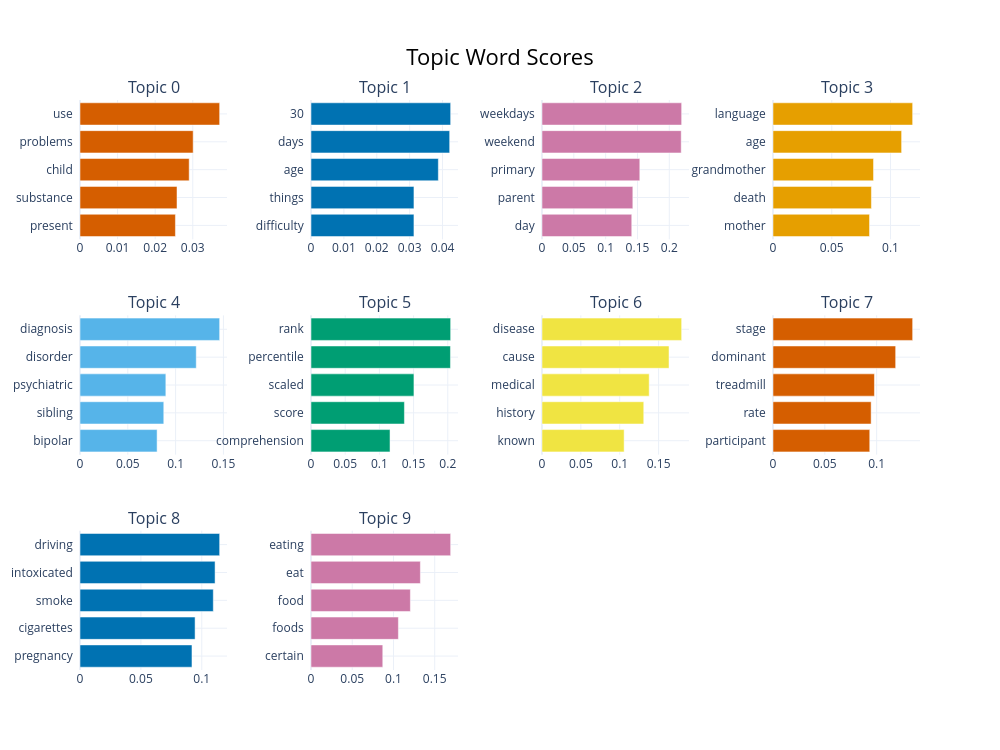

Notebook code cell kept with this figure:
### Markdown cell above
## Visualizing word frequency

### Code cell
topic_model.visualize_barchart(top_n_topics=10)

### Figure 1 — Plotly figure (JSON) as saved in the notebook; plotly's stock layout.template omitted (floating-point values rounded to 4 significant figures)
{"data": [{"marker": {"color": "#D55E00"}, "orientation": "h", "type": "bar", "x": [0.02538, 0.02581, 0.02905, 0.03011, 0.03715], "xaxis": "x", "y": ["present  ", "substance  ", "child  ", "problems  ", "use  "], "yaxis": "y"}, {"marker": {"color": "#0072B2"}, "orientation": "h", "type": "bar", "x": [0.03131, 0.03131, 0.03873, 0.04217, 0.04247], "xaxis": "x2", "y": ["difficulty  ", "things  ", "age  ", "days  ", "30  "], "yaxis": "y2"}, {"marker": {"color": "#CC79A7"}, "orientation": "h", "type": "bar", "x": [0.141, 0.1427, 0.1537, 0.2187, 0.2194], "xaxis": "x3", "y": ["day  ", "parent  ", "primary  ", "weekend  ", "weekdays  "], "yaxis": "y3"}, {"marker": {"color": "#E69F00"}, "orientation": "h", "type": "bar", "x": [0.08213, 0.08374, 0.08553, 0.1094, 0.1188], "xaxis": "x4", "y": ["mother  ", "death  ", "grandmother  ", "age  ", "language  "], "yaxis": "y4"}, {"marker": {"color": "#56B4E9"}, "orientation": "h", "type": "bar", "x": [0.08064, 0.08763, 0.08979, 0.1216, 0.1461], "xaxis": "x5", "y": ["bipolar  ", "sibling  ", "psychiatric  ", "disorder  ", "diagnosis  "], "yaxis": "y5"}, {"marker": {"color": "#009E73"}, "orientation": "h", "type": "bar", "x": [0.1155, 0.1366, 0.1505, 0.2039, 0.2042], "xaxis": "x6", "y": ["comprehension  ", "score  ", "scaled  ", "percentile  ", "rank  "], "yaxis": "y6"}, {"marker": {"color": "#F0E442"}, "orientation": "h", "type": "bar", "x": [0.1057, 0.1309, 0.1379, 0.1634, 0.1797], "xaxis": "x7", "y": ["known  ", "history  ", "medical  ", "cause  ", "disease  "], "yaxis": "y7"}, {"marker": {"color": "#D55E00"}, "orientation": "h", "type": "bar", "x": [0.09334, 0.09468, 0.09787, 0.1183, 0.1347], "xaxis": "x8", "y": ["participant  ", "rate  ", "treadmill  ", "dominant  ", "stage  "], "yaxis": "y8"}, {"marker": {"color": "#0072B2"}, "orientation": "h", "type": "bar", "x": [0.09197, 0.09451, 0.1095, 0.1109, 0.1147], "xaxis": "x9", "y": ["pregnancy  ", "cigarettes  ", "smoke  ", "intoxicated  ", "driving  "], "yaxis": "y9"}, {"marker": {"color": "#CC79A7"}, "orientation": "h", "type": "bar", "x": [0.08702, 0.1059, 0.1205, 0.1326, 0.1693], "xaxis": "x10", "y": ["certain  ", "foods  ", "food  ", "eat  ", "eating  "], "yaxis": "y10"}], "layout": {"annotations": [{"font": {"size": 16}, "showarrow": false, "text": "Topic 0", "x": 0.0875, "xanchor": "center", "xref": "paper", "y": 1, "yanchor": "bottom", "yref": "paper"}, {"font": {"size": 16}, "showarrow": false, "text": "Topic 1", "x": 0.3625, "xanchor": "center", "xref": "paper", "y": 1, "yanchor": "bottom", "yref": "paper"}, {"font": {"size": 16}, "showarrow": false, "text": "Topic 2", "x": 0.6375, "xanchor": "center", "xref": "paper", "y": 1, "yanchor": "bottom", "yref": "paper"}, {"font": {"size": 16}, "showarrow": false, "text": "Topic 3", "x": 0.9125, "xanchor": "center", "xref": "paper", "y": 1, "yanchor": "bottom", "yref": "paper"}, {"font": {"size": 16}, "showarrow": false, "text": "Topic 4", "x": 0.0875, "xanchor": "center", "xref": "paper", "y": 0.6222, "yanchor": "bottom", "yref": "paper"}, {"font": {"size": 16}, "showarrow": false, "text": "Topic 5", "x": 0.3625, "xanchor": "center", "xref": "paper", "y": 0.6222, "yanchor": "bottom", "yref": "paper"}, {"font": {"size": 16}, "showarrow": false, "text": "Topic 6", "x": 0.6375, "xanchor": "center", "xref": "paper", "y": 0.6222, "yanchor": "bottom", "yref": "paper"}, {"font": {"size": 16}, "showarrow": false, "text": "Topic 7", "x": 0.9125, "xanchor": "center", "xref": "paper", "y": 0.6222, "yanchor": "bottom", "yref": "paper"}, {"font": {"size": 16}, "showarrow": false, "text": "Topic 8", "x": 0.0875, "xanchor": "center", "xref": "paper", "y": 0.2444, "yanchor": "bottom", "yref": "paper"}, {"font": {"size": 16}, "showarrow": false, "text": "Topic 9", "x": 0.3625, "xanchor": "center", "xref": "paper", "y": 0.2444, "yanchor": "bottom", "yref": "paper"}], "height": 750, "hoverlabel": {"bgcolor": "white", "font": {"family": "Rockwell", "size": 16}}, "showlegend": false, "title": {"font": {"color": "Black", "size": 22}, "text": "Topic Word Scores", "x": 0.5, "xanchor": "center", "yanchor": "top"}, "width": 1000, "xaxis": {"anchor": "y", "domain": [0, 0.175], "showgrid": true}, "xaxis10": {"anchor": "y10", "domain": [0.275, 0.45], "showgrid": true}, "xaxis11": {"anchor": "y11", "domain": [0.55, 0.725], "showgrid": true}, "xaxis12": {"anchor": "y12", "domain": [0.825, 1], "showgrid": true}, "xaxis2": {"anchor": "y2", "domain": [0.275, 0.45], "showgrid": true}, "xaxis3": {"anchor": "y3", "domain": [0.55, 0.725], "showgrid": true}, "xaxis4": {"anchor": "y4", "domain": [0.825, 1], "showgrid": true}, "xaxis5": {"anchor": "y5", "domain": [0, 0.175], "showgrid": true}, "xaxis6": {"anchor": "y6", "domain": [0.275, 0.45], "showgrid": true}, "xaxis7": {"anchor": "y7", "domain": [0.55, 0.725], "showgrid": true}, "xaxis8": {"anchor": "y8", "domain": [0.825, 1], "showgrid": true}, "xaxis9": {"anchor": "y9", "domain": [0, 0.175], "showgrid": true}, "yaxis": {"anchor": "x", "domain": [0.7556, 1], "showgrid": true}, "yaxis10": {"anchor": "x10", "domain": [0, 0.2444], "showgrid": true}, "yaxis11": {"anchor": "x11", "domain": [0, 0.2444], "showgrid": true}, "yaxis12": {"anchor": "x12", "domain": [0, 0.2444], "showgrid": true}, "yaxis2": {"anchor": "x2", "domain": [0.7556, 1], "showgrid": true}, "yaxis3": {"anchor": "x3", "domain": [0.7556, 1], "showgrid": true}, "yaxis4": {"anchor": "x4", "domain": [0.7556, 1], "showgrid": true}, "yaxis5": {"anchor": "x5", "domain": [0.3778, 0.6222], "showgrid": true}, "yaxis6": {"anchor": "x6", "domain": [0.3778, 0.6222], "showgrid": true}, "yaxis7": {"anchor": "x7", "domain": [0.3778, 0.6222], "showgrid": true}, "yaxis8": {"anchor": "x8", "domain": [0.3778, 0.6222], "showgrid": true}, "yaxis9": {"anchor": "x9", "domain": [0, 0.2444], "showgrid": true}}}
